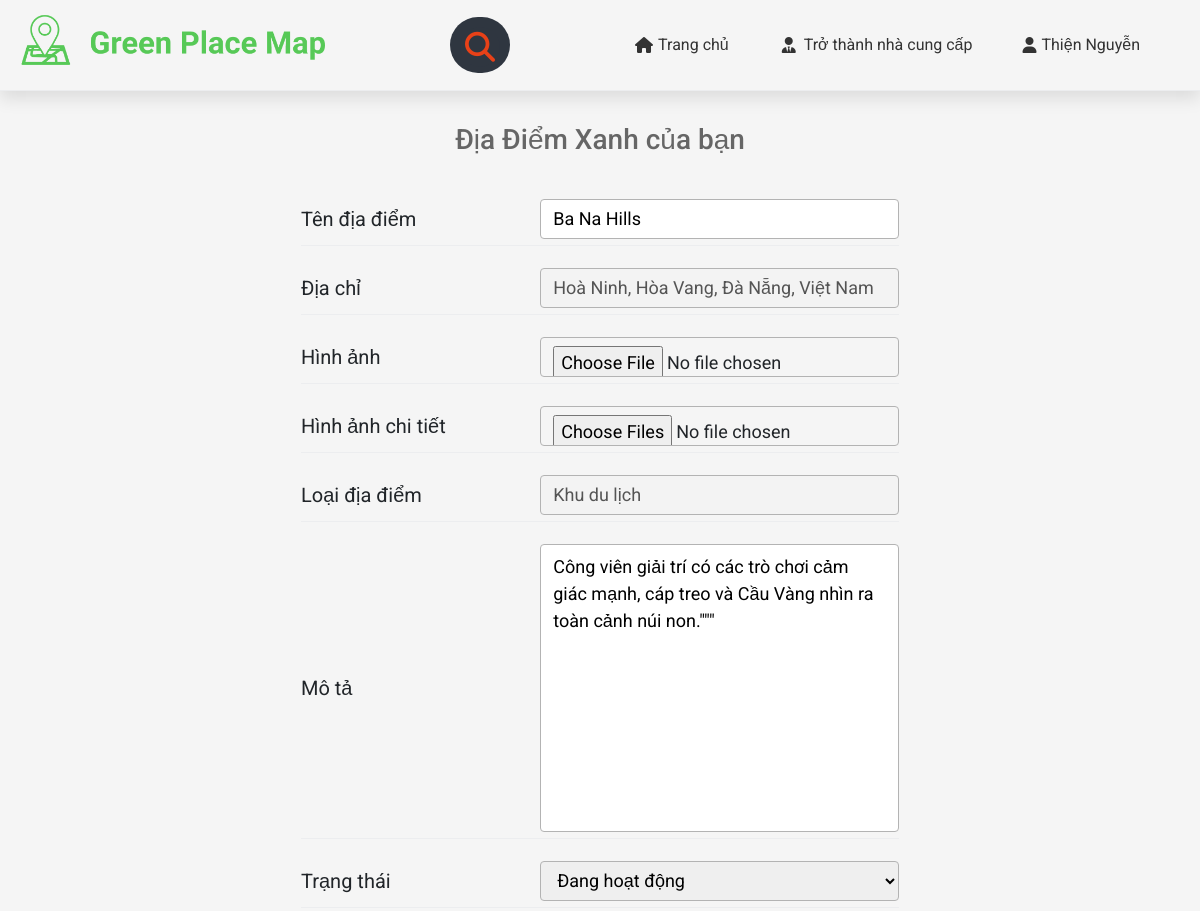
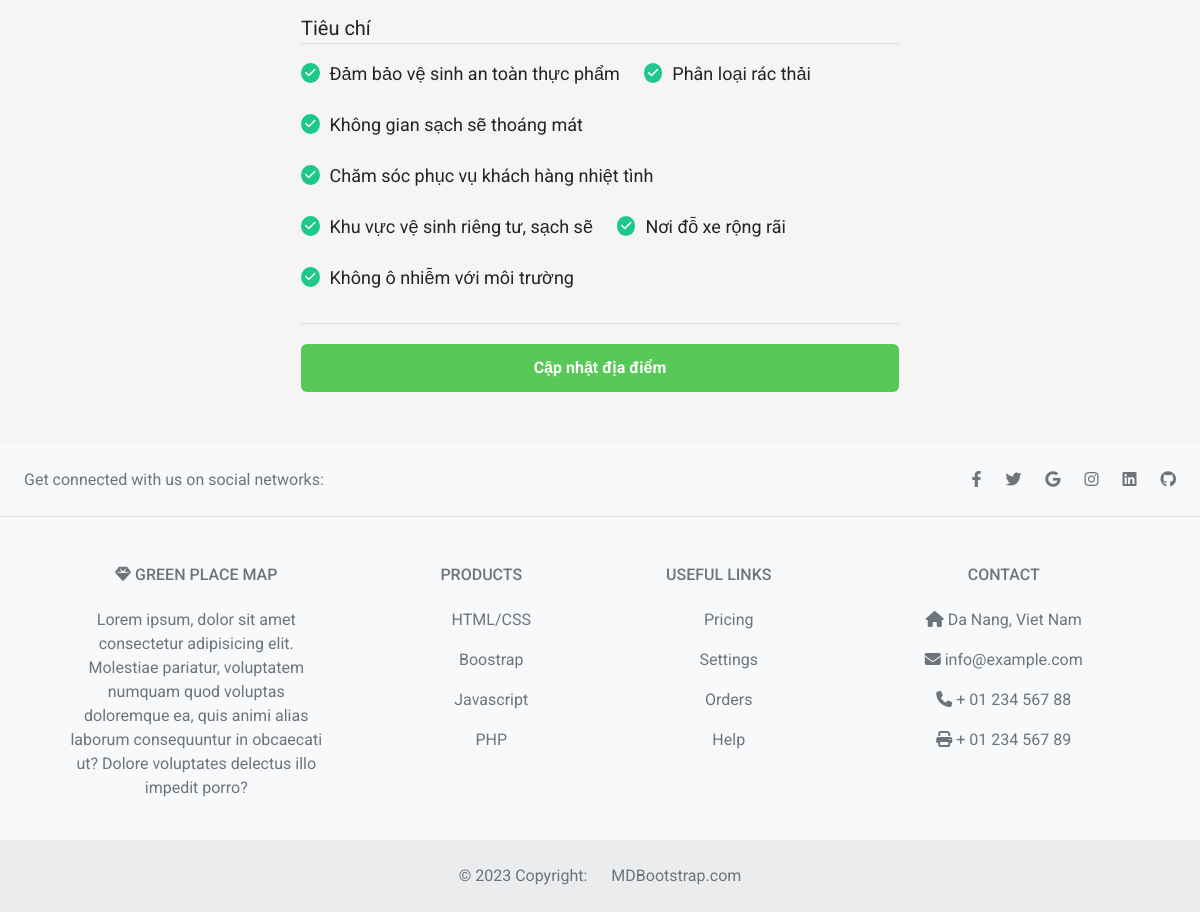
Page /index.php?action=supplier&query=place-update&idplace=58 (signed in) on the committed database (2 pictures, top to bottom).
### tables this page shows
CREATE TABLE `places` (
  `id_place` int(11) NOT NULL,
  `placeName` varchar(255) NOT NULL,
  `lat` varchar(20) NOT NULL,
  `lng` varchar(20) NOT NULL,
  `address` varchar(1000) NOT NULL,
  `image` varchar(50) NOT NULL,
  `description` varchar(1000) NOT NULL,
  `status` int(11) NOT NULL,
  `star` float NOT NULL,
  `id_place_type` int(11) NOT NULL,
  `id_user` int(11) NOT NULL
);

CREATE TABLE `place_types` (
  `id_place_type` int(11) NOT NULL,
  `type` varchar(255) NOT NULL
);

CREATE TABLE `criterias` (
  `id_criteria` int(11) NOT NULL,
  `criteria` varchar(1000) NOT NULL,
  `id_place` int(11) NOT NULL
);

### supplier/place-update.php (the view, shortened to what this page needs)
<?php
$sql_place = "SELECT * FROM places,place_types WHERE places.id_place_type=place_types.id_place_type AND places.id_place='$_GET[idplace]'";
$query_place = mysqli_query($mysqli, $sql_place);
$sql_criteria = "SELECT * FROM places,criterias WHERE places.id_place=criterias.id_place AND places.id_place='$_GET[idplace]'";
$query_criteria = mysqli_query($mysqli, $sql_criteria);
?>
<section>
    <div class="form-information">
        <form method="POST" action="./supplier/handle.php?idplace=<?php echo $_GET['idplace'] ?>" enctype="multipart/form-data">
            <div class="row">
                <div class="col-2"></div>
                <div class="col-8">
                    <h3 class="information-heading">Địa Điểm Xanh của bạn</h3>
                    <?php
                    while ($row = mysqli_fetch_array($query_place)) {
                    ?>
                        <div class="information-group">
                            <label for="placeName" class="information-label">Tên địa điểm</label>
                            <input id="placeName" type="text" name="placeName" class="information-control" value="<?php echo $row['placeName'] ?>">
                        </div>
                        <div class="information-group">
                            <label for="address" class="information-label">Địa chỉ</label>
                            <input id="address" type="text" class="information-control" value="<?php echo $row['address'] ?>" disabled>
                        </div>
                        <div class="information-group">
                            <label for="image" class="information-label">Hình ảnh</label>
                            <input id="image" type="file" name="image" class="information-control">
                        </div>
                        <div class="information-group">
                            <label for="images" class="information-label">Hình ảnh chi tiết</label>
                            <input id="images" type="file" name="images[]" multiple="multiple" class="information-control">
                        </div>
                        <div class="information-group">
                            <label for="type" class="information-label">Loại địa điểm</label>
                            <input id="type" type="text" class="information-control" value="<?php echo $row['type'] ?>" disabled>
                        </div>
                        <div class="information-group">
                            <label for="desc" class="information-label">Mô tả</label>
                            <textarea id="desc" rows="10" cols="30" name="desc"><?php echo $row['description'] ?>"</textarea>
                        </div>
                        <div class="information-group">
                            <label for="status" class="information-label">Trạng thái</label>
                            <select name="status">
                                <?php
                                if ($row['status']==0) {
                                ?>
                                    <option value="0" selected>Đang hoạt động</option>
                                <?php
                                } else {
                                ?>
                                    <option value="0">Đang hoạt động</option>
                                    <option value="1" selected>Đã đóng cửa</option>
                                <?php
                                }
                                ?>
                            </select>
                        </div>
                    <?php
                    }
                    ?>
                    <label for="" class="information-label">Tiêu chí</label>
                    <div class="criterias-detail">
                        <div class="criterias">
                            <?php
                            foreach ($query_criteria as $key => $value) {
                            ?>
                                <div class="criteria">
                                    <i class="fas fa-check"></i>
                                    <p><?php echo $value['criteria'] ?></p>
                                </div>
                            <?php
                            }
                            ?>
                        </div>
                    </div>
                    <div class="information-action">
                        <button class="information-register" name="update">Cập nhật địa điểm</button>
                    </div>
                </div>
                <div class="col-2"></div>
            </div>
        </form>
    </div>
</section>

### css/style.css (style rules this page uses)
* { margin: 0; padding: 0; box-sizing: border-box; font-family: 'Roboto', sans-serif }
html, body { width: 100%; height: 100%; }
body { background-color: #f5f5f5 !important; }
:root { --primary-color: rgb(87, 201, 87); }
ul, label { margin-bottom: 0 !important; }
section { padding: 2rem 12%; }
.criterias-detail { border-top: 1px solid rgba(128, 128, 128, 0.218); border-bottom: 1px solid rgba(128, 128, 128, 0.218); }
.criterias-detail .criterias { display: flex; flex-wrap: wrap; gap: 1.5rem; margin: 16px 0 32px; }
.criterias .criteria { display: flex; align-items: center; }
.criterias .criteria i { font-size: 12px; padding: 4px; color: #fff; background-color: #1cc88a; border-color: #1cc88a; border-radius: 50%; }
.criterias .criteria p { margin-bottom: 0; margin-left: 10px; font-size: 18px; }
.form-information { font-size: 20px; }
.information-heading { font-size: 28px; margin-bottom: 36px; text-align: center; color: #666; }
.information-group { display: flex; align-items: center; justify-content: space-between; margin-bottom: 16px; border-bottom: 1px solid #ecedef; position: relative; }
.information-control { width: 60%; height: 40px; padding: 8px 12px; border: 1px solid #b3b3b3; border-radius: 4px; outline: none; font-size: 18px; margin: 6px 0; }
.information-action { padding: 20px 0; text-align: right; }
.information-update, .information-convert, .information-register { height: 48px; font-size: 16px; padding: 0 20px; outline: none; border: none; color: #fff; font-weight: 700; border-radius: 6px; cursor: pointer; }
.information-update, .information-register { background-color: var(--primary-color); }
.information-group select { width: 60%; height: 40px; padding: 8px 12px; border: 1px solid #b3b3b3; border-radius: 4px; outline: none; font-size: 18px; margin: 6px 0; }
.information-group textarea { resize: none; width: 60%; padding: 8px 12px; border: 1px solid #b3b3b3; border-radius: 4px; outline: none; font-size: 18px; margin: 6px 0; }
.information-register { width: 100%; }

### rows in the picture
places: placeName "Ba Na Hills", address "Hoà Ninh, Hòa Vang, Đà Nẵng, Việt Nam", id_place_type.type "Khu du lịch", desc "Công viên giải trí có các trò chơi cảm giác mạnh, cáp treo và Cầu Vàng nhìn ra toàn cảnh núi non.\"\"\"", status "Đang hoạt động"
criterias: criteria "Đảm bảo vệ sinh an toàn thực phẩm"
criterias: criteria "Phân loại rác thải"
criterias: criteria "Không gian sạch sẽ thoáng mát"
criterias: criteria "Chăm sóc phục vụ khách hàng nhiệt tình"
criterias: criteria "Khu vực vệ sinh riêng tư, sạch sẽ"
criterias: criteria "Nơi đỗ xe rộng rãi"
criterias: criteria "Không ô nhiễm với môi trường"

### other values in the picture
$user['name'] "Thiện Nguyễn"
